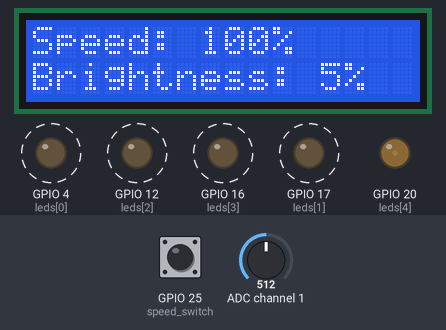
A program run on a simulated Raspberry Pi (BCM pin numbers). Shown: 16×2 character LCD, output pins drawn as LEDs (lit = HIGH). Dashed ring = blinking. The test bench sets the inputs (shaded band); at power-on: GPIO 25 (speed_switch) HIGH, ADC channel 1 = 512 (analog values on the 0–1023 scale). Threads take turns every 2 ms; what the program prints to the terminal is not drawn.

Above: at 1.29 s.
1.3 s: GPIO 25 (speed_switch) pulled LOW for 0.75 s
At 2.39 s:
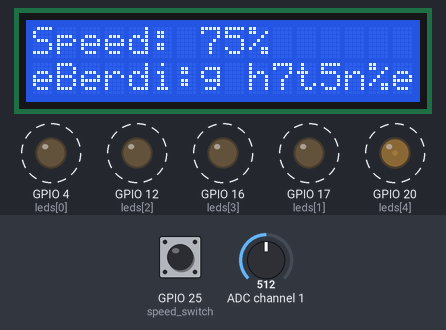
3.5 s: ADC channel 1 set to 900
At 3.78 s:
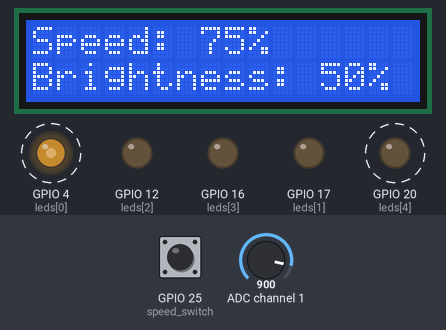
5.7 s: ADC channel 1 set to 1023
At 7.98 s:
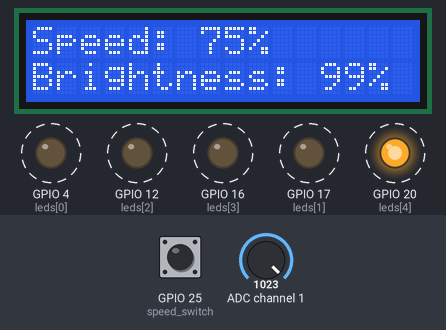
8.0 s: GPIO 25 (speed_switch) pulled LOW for 1 s
At 8.31 s:
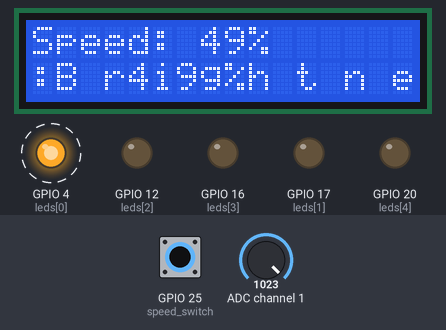
10.5 s: ADC channel 1 set to 0
At 12.5 s:
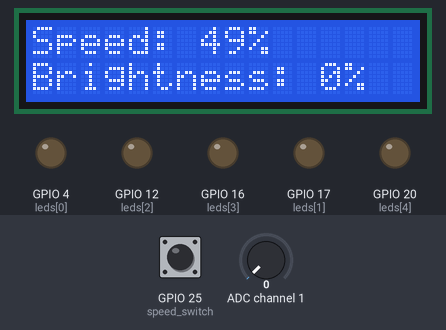
Timing chart, 0 to 13.8 s (numbered marks = the images above; inputs shaded):
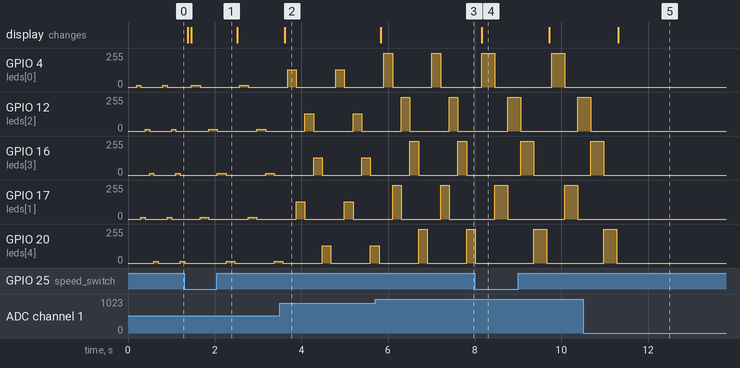

The program:

part2.py
```python
#!/usr/bin/python3
# Program: LNX255 Project 03
# Student: Md. Junain Muntasir
# Date: July 2024

from gpiozero import PWMLED, Button
from signal import pause, signal, SIGTERM, SIGHUP
from time import sleep
from threading import Thread
from smbus import SMBus
from rpi_lcd import LCD
from math import log10, pow
import sys

# Initialize the ADC
bus = SMBus(1)
ADC_ADDRESS = 0x4b  # Updated with the correct I2C address
steps = 255  # Define the steps for the ADC
fade_factor = steps * log10(2) / log10(steps)
active = True
min_delay = 0.1
max_delay = 0.5
delay_step = 0.1
delay = min_delay

# Using specified GPIO pins for LEDs
leds = (
    PWMLED(4),
    PWMLED(17),
    PWMLED(12),
    PWMLED(16),
    PWMLED(20)
)

# Using specified GPIO pin for the switch
speed_switch = Button(25)

# Initialize the LCD
lcd = LCD()

def safe_exit(signum, frame):
    global active
    active = False
    lcd.clear()
    exit(1)

def read_adc(channel):
    try:
        bus.write_byte(ADC_ADDRESS, 0x40 | channel)
        value = bus.read_byte(ADC_ADDRESS)
        print(f"ADC Value: {value}")  # Debug: Print the ADC value
        return value
    except Exception as e:
        print(f"Error reading ADC: {e}", file=sys.stderr)
        return 0

def calculate_brightness():
    while True:
        value = read_adc(0)  # Read from ADC channel A0
        brightness = (pow(2, (value / fade_factor)) - 1) / steps
        yield brightness, int(brightness * 100)  # Return both brightness and brightness_percent

def change_speed():
    global delay
    delay += delay_step
    if delay > max_delay:
        delay = min_delay

    speed_percent = int((1 - (delay - min_delay) / (max_delay - min_delay)) * 100)
    lcd.text(f"Speed: {speed_percent}%", 1)

def show_pattern():
    brightness_gen = calculate_brightness()
    try:
        while active:
            brightness, brightness_percent = next(brightness_gen)
            lcd.text(f"Brightness: {brightness_percent}%", 2)

            # Display speed on the first line
            speed_percent = int((1 - (delay - min_delay) / (max_delay - min_delay)) * 100)
            lcd.text(f"Speed: {speed_percent}%", 1)

            for num in range(5):
                leds[num].value = brightness
                sleep(delay)
                leds[num].off()
    except AttributeError as e:
        print(f"AttributeError: {e}", file=sys.stderr)
    except Exception as e:
        print(f"An unexpected error occurred: {e}", file=sys.stderr)

try:
    # Set up signal handlers for clean termination
    signal(SIGTERM, safe_exit)
    signal(SIGHUP, safe_exit)

    # Display initial speed on the LCD
    speed_percent = int((1 - (delay - min_delay) / (max_delay - min_delay)) * 100)
    lcd.text(f"Speed: {speed_percent}%", 1)

    # Configure button press to change speed
    speed_switch.when_pressed = change_speed

    # Start LED pattern thread
    pattern_thread = Thread(target=show_pattern)
    pattern_thread.start()

    # Wait indefinitely until interrupted
    pause()

except KeyboardInterrupt:
    pass

finally:
    # Clean up resources on exit
    active = False
    pattern_thread.join()
    lcd.clear()
    for led in leds:
        led.close()
    sleep(0.25)
```

Measured:
- after the input at 1.3 s, GPIO 4 (leds[0]): alternates 15/255 for 0.20 s and 0/255 for 0.91 s, starting after 0.16 s; GPIO 12 (leds[2]): alternates 15/255 for 0.20 s and 0/255 for 0.91 s, starting after 0.56 s
- after the input at 3.5 s, the display: changes after 0.11 s (image 2)
- after the input at 5.7 s, the display: changes after 0.13 s (image 3)
- after the input at 8.0 s, GPIO 4 (leds[0]): alternates 254/255 for 0.30 s and 0/255 for 1.3 s, starting after 0.16 s; GPIO 17 (leds[1]): alternates 254/255 for 0.30 s and 0/255 for 1.3 s, starting after 0.46 s; the display: changes after 0.16 s (image 4)
- after the input at 10.5 s, GPIO 4 (leds[0]), GPIO 17 (leds[1]): stops changing and stays 0/255; GPIO 12 (leds[2]): goes on until 10.7 s, then stays 0/255; GPIO 16 (leds[3]): goes on until 11.0 s, then stays 0/255; GPIO 20 (leds[4]): goes on until 11.3 s, then stays 0/255; the display: changes after 0.81 s (image 5)
- by itself, GPIO 4 (leds[0]), GPIO 12 (leds[2]), GPIO 16 (leds[3]), GPIO 17 (leds[1]): alternates 15/255 for 0.10 s and 0/255 for 0.51 s
